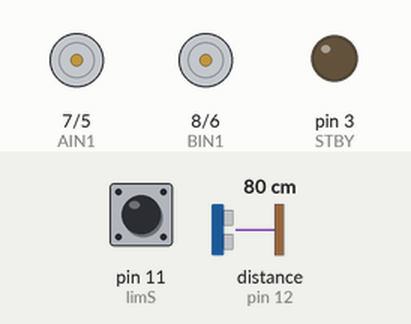
Recording of a sketch running on a simulated Arduino Uno, built with avr-gcc and run on an emulated ATmega328P. Parts: direction and speed pins drawn as motors (green arrow = direction pin HIGH = forward, orange = LOW = backward, longer = more drive, stopped while the standby pin is LOW), output pins drawn as LEDs (lit = HIGH). Inputs (shaded band) come from the test bench; at power-on: pin 11 (limS) HIGH, distance to the obstacle (sensor on pin 12) 80 cm. The echo pulse lasts 58.3 µs per cm; pins used as bus, display or sensor lines are not drawn.

Above: at 1.2 s.
1.3 s: pin 11 (limS) pulled LOW for 0.15 s
At 2.1 s:
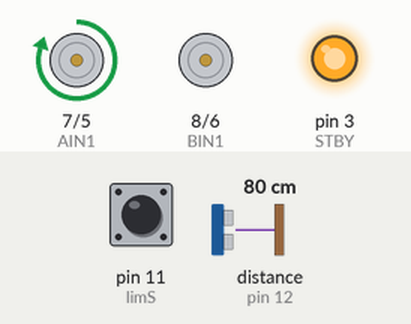
4.4 s: distance to the obstacle (sensor on pin 12) set to 29 cm
7.4 s: distance to the obstacle (sensor on pin 12) set to 25 cm
At 9.8 s:
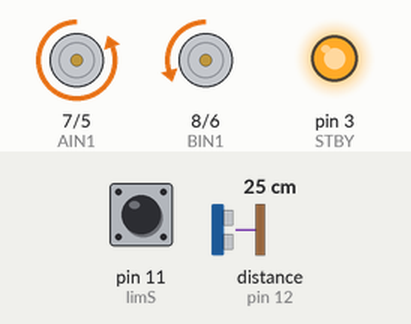
10.1 s: distance to the obstacle (sensor on pin 12) set to 179 cm
13.1 s: distance to the obstacle (sensor on pin 12) set to 189 cm
At 16.0 s:
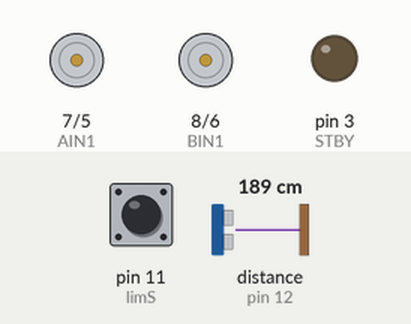
16.1 s: pin 11 (limS) pulled LOW for 1 s
At 16.8 s:
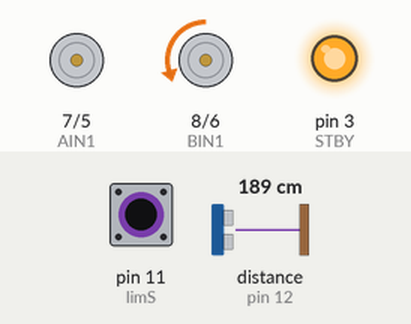
Timing chart, 0 to 19.1 s (numbered marks = the images above; inputs shaded):
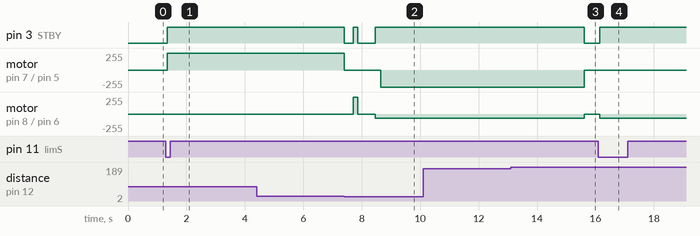

Measured:
- the behaviour switches between 28 and 27 cm on distance to the obstacle (sensor on pin 12) (found by bisection; images 1 and 2)
- the behaviour switches between 183 and 184 cm on distance to the obstacle (sensor on pin 12) (found by bisection; images 2 and 3)
- after the input at 1.3 s, pin 3 (STBY): LOW → HIGH at once; motor on pin 7 (AIN1) / pin 5 (PWMA): stopped → forward 253/255 at once
- after the input at 7.4 s, pin 3 (STBY): HIGH → LOW at once, → HIGH 0.30 s later, → LOW 0.15 s later, → HIGH 0.60 s later; motor on pin 7 (AIN1) / pin 5 (PWMA): forward 253/255 → stopped at once, → backward 255/255 1.3 s later
- after the input at 10.1 s, every drawn part: stays the same
- after the input at 13.1 s, pin 3 (STBY): HIGH → LOW after 2.5 s; motor on pin 7 (AIN1) / pin 5 (PWMA): backward 255/255 → stopped after 2.5 s; motor on pin 8 (BIN1) / pin 6 (PWMB): backward 60/255 → stopped after 2.5 s
- after the input at 16.1 s, pin 3 (STBY): LOW → HIGH after 0.05 s; motor on pin 8 (BIN1) / pin 6 (PWMB): stopped → backward 60/255 after 0.05 s

The sketch:

prj25.ino
```cpp
#include  "PRJ25.h"

PRJ25 car;

void setup() {
  car.setup();
  Serial.begin(9600);
}

void loop()
{
    car.setMaxDist();
    delay(10);
    while(car.ballLoaded()){
      delay(1);
    }
    //car.vectorf(car.getDistance(),2,car.getMaxDist());

    while(car.getDistance() >= 28 ){
      //car.forward(160);
      car.vectorf(car.getDistance(),2,car.getMaxDist());
      }

    car.stop();
    delay(300);
    //car.armForward(92);
    car.armForward(255);
    delay(150);
    car.armBrake();
    delay(600);
    car.armBackward(60);
    delay(200);
    while(car.getDistance()<= car.getMaxDist()-0.006){
      car.backward(255);
    }
    car.backward(255);
    delay(2500);
    car.stop();
}
```

PRJ25.cpp
```cpp
#include  "PRJ25.h"
#include  <Arduino.h>

void PRJ25::setup()
{
  /* for DRV8855
  pinMode(enA,OUTPUT);
  pinMode(enB,OUTPUT);
  pinMode(phA,OUTPUT);
  pinMode(phB,OUTPUT);
  */
  pinMode(trigPin,OUTPUT);
  pinMode(echoPin,INPUT);
  pinMode(limS,INPUT_PULLUP);

  //for TB6612FNG
  pinMode(PWMA,OUTPUT);
  pinMode(PWMB,OUTPUT);
  pinMode(AIN1,OUTPUT);
  pinMode(BIN1,OUTPUT);
  pinMode(STBY, OUTPUT);
  s = true;
  maxDist = 184;
  minDist = 15;
  Serial.println("initial distance(in): "+maxDist);
}

int PRJ25::vectorf(long p, long i, long d){
  auto k = i;
  auto v = (k*p*(d-p))/d;
  forward(30);
  auto s = (v/VMAX)*255;
  forward(s);
  if(getDistance() >= getMinDist()-0.006){
    return 0.0;
  }
  else{
    vectorf(getDistance(),k,d);
  }

}

int PRJ25::vectorb(long i, long d){
  return 0.0;
}

void PRJ25::forward(int speed){
  digitalWrite(STBY,HIGH);
  digitalWrite(AIN1,HIGH);
  analogWrite(PWMA, speed);
  /*for drv8855
  digitalWrite(enA, HIGH);
  digitalWrite(phA, HIGH);
  */
}

void PRJ25::backward(int speed){
  digitalWrite(STBY,HIGH);
  digitalWrite(AIN1,LOW);
  analogWrite(PWMA, speed);
  /*for drv8855
  digitalWrite(enA, HIGH);
  digitalWrite(phA, LOW);
  */
}

void PRJ25::stop(){
  digitalWrite(STBY,HIGH);
  digitalWrite(AIN1,LOW);
  analogWrite(PWMA, 0);
  digitalWrite(STBY, LOW);
  /*
  digitalWrite(enA, LOW);
  digitalWrite(phA, LOW);
  */
}

void PRJ25::armForward(int speed)
{
  digitalWrite(STBY,HIGH);
  digitalWrite(BIN1,HIGH);
  analogWrite(PWMB, speed);
  /*for drv8855
  digitalWrite(enB, HIGH);
  digitalWrite(phB, HIGH);
  */
}

void PRJ25::armBackward(int speed)
{
  digitalWrite(STBY,HIGH);
  digitalWrite(BIN1,LOW);
  analogWrite(PWMB, speed);
  /*for drv8855
  digitalWrite(enB, HIGH);
  digitalWrite(phB, LOW);
  */
}

void PRJ25::armBrake()
{
  digitalWrite(STBY,HIGH);
  digitalWrite(BIN1,LOW);
  analogWrite(PWMB, 0);
  digitalWrite(STBY, LOW);
  /*for drv8855
  digitalWrite(enB, LOW);
  digitalWrite(phB, LOW);
  */
}

long PRJ25::getDistance(){
  digitalWrite(trigPin, LOW);
  delayMicroseconds(5);
  digitalWrite(trigPin, HIGH);
  delayMicroseconds(10);
  digitalWrite(trigPin, LOW);
  long duration = pulseIn(echoPin, HIGH);
  long cm = (duration/2)/29.1;
  long m = cm/100;
  return cm;
}
  bool PRJ25::ballLoaded(){
  int ct = 0;
  while(ct<3)
  {
    delay(10);
  if(digitalRead(limS) == HIGH)
    {
      ct=0;
      return true;
    }
    else{
      ct++;
    }
  }
  return false;
}

long PRJ25::getMinDist(){
  return minDist;
}

long PRJ25::getMaxDist(){
  return maxDist;
}

void PRJ25::setMaxDist(){
  //m
  //maxDist = getDistance();

}
```

PRJ25.h
```cpp
#ifndef PRJ25_H
#define PRJ25_H
#include  <Arduino.h>
//Ultrasonic Sensor
#define trigPin 13
#define echoPin 12

//motor controller
// for TB6612FNG
#define PWMA 5
#define PWMB 6
#define AIN1 7
#define BIN1 8
#define STBY 3

//for drv8855
/*
#define enA 5
#define enB 6
#define phA 8
#define phB 7
*/
//limit switch
#define limS  11

//meters per second ~estimated, need to test
#define VMAX 30

class PRJ25 {
  public:
    void setup();
    void  forward(int speed);
    void  backward(int speed);
    void  stop();
    void  armForward(int speed);
    void  armBackward(int speed);
    void  armBrake();
    int  vectorf(long p,long i, long d);
    int  vectorb(long k, long d);
    long  getDistance();
    bool  ballLoaded();
    long  getMinDist();
    long  getMaxDist();
    void  setMaxDist();
    int cycle = 0;
    bool s = true;
  private:
    long maxDist;
    //minimum distance in m
    long minDist;
};

//extern PRJ25 car;
#endif
```
